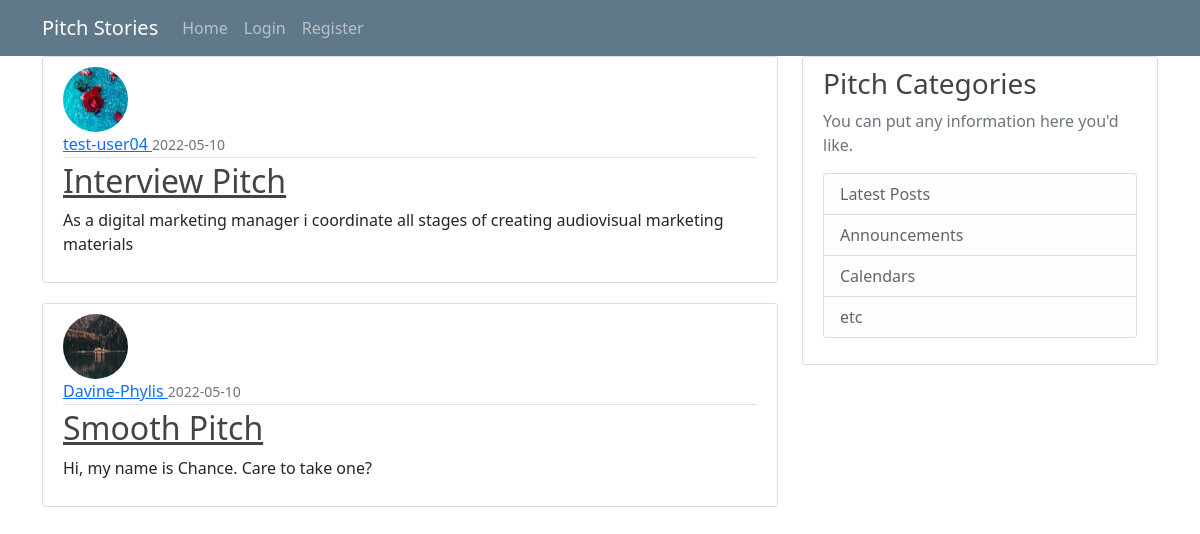
The page / on the database its author committed.
### app/models.py (models this page shows, shortened)
class Post(db.Model):
    id = db.Column(db.Integer, primary_key=True)
    title = db.Column(db.String(100), nullable=False)
    date_posted = db.Column(db.DateTime, nullable=False, default=datetime.utcnow)
    content = db.Column(db.Text, nullable=False)
    user_id = db.Column(db.Integer, db.ForeignKey('user.id'), nullable=False)

class User(db.Model, UserMixin):
    id = db.Column(db.Integer, primary_key= True)
    username = db.Column(db.String(20), unique= True,nullable= False )
    email = db.Column(db.String(120), unique = True, nullable = False)
    image_file = db.Column(db.String(20),nullable= False, default = 'default.jpg')
    password = db.Column(db.String(60), nullable = False)
    posts = db.relationship('Post', backref= 'author', lazy= True)

### app/views.py (the view)
@app.route('/')
def home():
    posts = Post.query.all()
    title = 'Pitch Stories'
    return render_template('index.html', title=title, posts=posts)

### app/templates/index.html (shortened to what this page needs)
{% extends 'base.html'%}
{%block content%}
    {% for post in posts%}
    <article class= 'media content-section'>
        <img class='rounded-circle article-img' src="{{ url_for('static', filename='profile_pics/'+ post.author.image_file) }}">
        <div class= 'media-body'>
            <div class= 'article-metadata'>
                <a class='mr-2' href='#'> {{ post.author.username}} </a>
                <small class='text-muted'> {{post.date_posted.strftime('%Y-%m-%d')}}</small>
            </div>
            <h2><a class='article-title' href="{{ url_for('post', post_id=post.id) }}">{{ post.title }}</a> </h2>
            <p class = 'article-content'>{{ post.content }}</p>
        </div>
    </article>
    {%endfor%}
{%endblock content%}

### app/templates/base.html (shortened to what this page needs)
<!DOCTYPE html>
<html>
  <head>
    <link rel="stylesheet" href="{{ url_for('static', filename= 'css/index.css')}}" type="text/css">
    <link href="https://cdn.jsdelivr.net/npm/bootstrap@5.1.3/dist/css/bootstrap.min.css" rel="stylesheet">
  </head>
  <body>
    <header class="site-header">
      <nav class="navbar navbar-expand-md navbar-dark bg-steel">
        <div class="container">
          <a class="navbar-brand mr-4" href="/">Pitch Stories</a>
          <div class="collapse navbar-collapse" id="navbarToggle">
            <div class="navbar-nav mr-auto">
              <a class="nav-item nav-link" href="{{ url_for('home') }}">Home</a>
            </div>
            <div class="navbar-nav">
            {% if current_user.is_authenticated %}
              <a class="nav-item nav-link" href="{{ url_for('new_post') }}">New Pitch</a>
              <a class="nav-item nav-link" href="{{ url_for('account') }}">Account</a>
              <a class="nav-item nav-link" href="{{ url_for('logout') }}">Logout</a>
            {% else %}
              <a class="nav-item nav-link" href="{{ url_for('login') }}">Login</a>
              <a class="nav-item nav-link" href="{{ url_for('register') }}">Register</a>
            {% endif %}
            </div>
          </div>
        </div>
      </nav>
    </header>
    <main role="main" class="container">
      <div class="row">
        <div class="col-md-8">
          {% block content %}{% endblock %}
        </div>
        <div class="col-md-4">
          <div class="content-section">
            <h3>Pitch Categories</h3>
            <p class='text-muted'>You can put any information here you'd like.
              <ul class="list-group">
                <li class="list-group-item list-group-item-light">Latest Posts</li>
                <li class="list-group-item list-group-item-light">Announcements</li>
                <li class="list-group-item list-group-item-light">Calendars</li>
                <li class="list-group-item list-group-item-light">etc</li>
              </ul>
            </p>
          </div>
        </div>
      </div>
    </main>
  </body>
</html>

### app/static/css/index.css (style rules this page uses)
body { background: #fafafa; color: #333333; margin-top: 5rem; }
h1, h2, h3, h4, h5, h6 { color: #444444; }
.bg-steel { background-color: #5f788a; }
.site-header .navbar-nav .nav-link { color: #cbd5db; }
.content-section { background: #ffffff; padding: 10px 20px; border: 1px solid #dddddd; border-radius: 3px; margin-bottom: 20px; }
.article-title { color: #444444; }
.article-content { white-space: pre-line; }
.article-img { height: 65px; width: 65px; margin-right: 16px; }
.article-metadata { padding-bottom: 1px; margin-bottom: 4px; border-bottom: 1px solid #e3e3e3 }

### rows shown on the page
Post: image_file (picture), author.username "test-user04", date_posted "2022-05-10", title "Interview Pitch", content "As a digital marketing manager i coordinate all stages of creating audiovisual marketing materials"
Post: image_file (picture), author.username "Davine-Phylis", date_posted "2022-05-10", title "Smooth Pitch", content "Hi, my name is Chance. Care to take one?"
